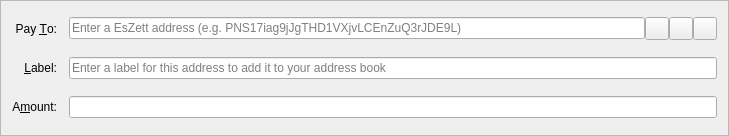
<?xml version="1.0" encoding="UTF-8"?>
<ui version="4.0">
 <class>SendCoinsEntry</class>
 <widget class="QFrame" name="SendCoinsEntry">
  <property name="geometry">
   <rect>
    <x>0</x>
    <y>0</y>
    <width>729</width>
    <height>136</height>
   </rect>
  </property>
  <property name="windowTitle">
   <string>Form</string>
  </property>
  <property name="frameShape">
   <enum>QFrame::StyledPanel</enum>
  </property>
  <property name="frameShadow">
   <enum>QFrame::Sunken</enum>
  </property>
  <layout class="QGridLayout" name="gridLayout">
   <property name="spacing">
    <number>12</number>
   </property>
   <item row="5" column="0">
    <widget class="QLabel" name="label">
     <property name="text">
      <string>A&amp;mount:</string>
     </property>
     <property name="alignment">
      <set>Qt::AlignRight|Qt::AlignTrailing|Qt::AlignVCenter</set>
     </property>
     <property name="buddy">
      <cstring>payAmount</cstring>
     </property>
    </widget>
   </item>
   <item row="3" column="0">
    <widget class="QLabel" name="label_2">
     <property name="text">
      <string>Pay &amp;To:</string>
     </property>
     <property name="alignment">
      <set>Qt::AlignRight|Qt::AlignTrailing|Qt::AlignVCenter</set>
     </property>
     <property name="buddy">
      <cstring>payTo</cstring>
     </property>
    </widget>
   </item>
   <item row="5" column="1">
    <widget class="BitcoinAmountField" name="payAmount"/>
   </item>
   <item row="4" column="1">
    <layout class="QHBoxLayout" name="horizontalLayout_2">
     <property name="spacing">
      <number>0</number>
     </property>
     <item>
      <widget class="QValidatedLineEdit" name="addAsLabel">
       <property name="enabled">
        <bool>true</bool>
       </property>
       <property name="toolTip">
        <string>Enter a label for this address to add it to your address book</string>
       </property>
       <property name="placeholderText">
        <string>Enter a label for this address to add it to your address book</string>
       </property>
      </widget>
     </item>
    </layout>
   </item>
   <item row="4" column="0">
    <widget class="QLabel" name="label_4">
     <property name="text">
      <string>&amp;Label:</string>
     </property>
     <property name="alignment">
      <set>Qt::AlignRight|Qt::AlignTrailing|Qt::AlignVCenter</set>
     </property>
     <property name="buddy">
      <cstring>addAsLabel</cstring>
     </property>
    </widget>
   </item>
   <item row="3" column="1">
    <layout class="QHBoxLayout" name="payToLayout">
     <property name="spacing">
      <number>0</number>
     </property>
     <item>
      <widget class="QValidatedLineEdit" name="payTo">
       <property name="toolTip">
        <string>The address to send the payment to</string>
       </property>
       <property name="maxLength">
        <number>34</number>
       </property>
       <property name="placeholderText">
        <string>Enter a EsZett address (e.g. PNS17iag9jJgTHD1VXjvLCEnZuQ3rJDE9L)</string>
       </property>
      </widget>
     </item>
     <item>
      <widget class="QToolButton" name="addressBookButton">
       <property name="toolTip">
        <string>Choose address from address book</string>
       </property>
       <property name="text">
        <string/>
       </property>
       <property name="icon">
        <iconset resource="../bitcoin.qrc">
         <normaloff>:/icons/address-book</normaloff>:/icons/address-book</iconset>
       </property>
       <property name="shortcut">
        <string>Alt+A</string>
       </property>
      </widget>
     </item>
     <item>
      <widget class="QToolButton" name="pasteButton">
       <property name="toolTip">
        <string>Paste address from clipboard</string>
       </property>
       <property name="text">
        <string/>
       </property>
       <property name="icon">
        <iconset resource="../bitcoin.qrc">
         <normaloff>:/icons/editpaste</normaloff>:/icons/editpaste</iconset>
       </property>
       <property name="shortcut">
        <string>Alt+P</string>
       </property>
      </widget>
     </item>
     <item>
      <widget class="QToolButton" name="deleteButton">
       <property name="toolTip">
        <string>Remove this recipient</string>
       </property>
       <property name="text">
        <string/>
       </property>
       <property name="icon">
        <iconset resource="../bitcoin.qrc">
         <normaloff>:/icons/remove</normaloff>:/icons/remove</iconset>
       </property>
      </widget>
     </item>
    </layout>
   </item>
  </layout>
 </widget>
 <customwidgets>
  <customwidget>
   <class>BitcoinAmountField</class>
   <extends>QLineEdit</extends>
   <header>bitcoinamountfield.h</header>
   <container>1</container>
  </customwidget>
  <customwidget>
   <class>QValidatedLineEdit</class>
   <extends>QLineEdit</extends>
   <header>qvalidatedlineedit.h</header>
  </customwidget>
 </customwidgets>
 <resources>
  <include location="../bitcoin.qrc"/>
 </resources>
 <connections/>
</ui>
